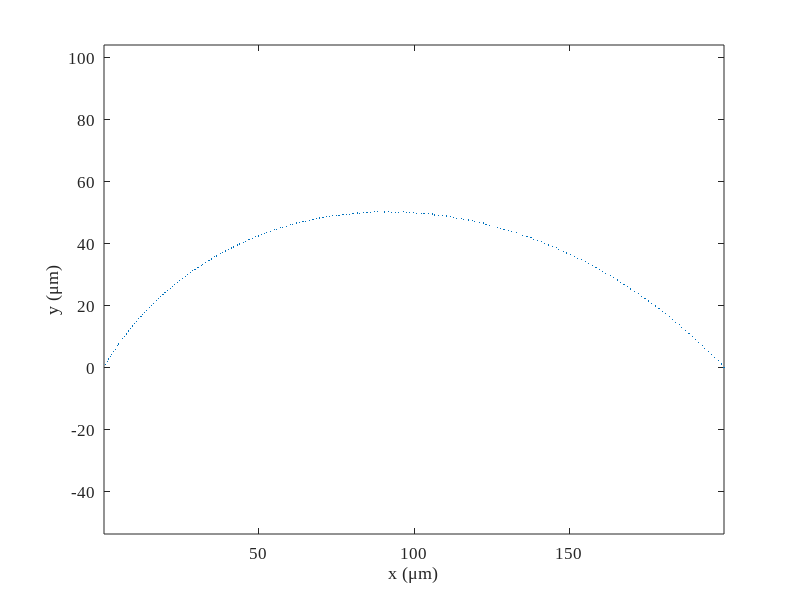

Here is the MATLAB script that generated this plot: (Note: this script raises an error after producing the figure.)
% 给定刀具波纹度拟合曲线和已加工曲面拟合曲线，给定残高，求各个刀位点的切宽
% 方案：先求切宽和残高的定量关系；然后考虑如何移动各个刀位点，微调来获得所要求的残高

%% simulation initialization
isAPP = false;
if isAPP
    toolOri = app.toolOri;
    fitOpts.toolFitType = app.toolFitType;
    paramMethod = app.paramMethod;
    unit = app.unit;
    textFontSize = app.fontSize;
    textFontType = app.fontName;
else
    close all;
    clear; clc;
    addpath(genpath('funcs'));
    
    % global variables
    % global textFontSize textFontType unit fitMethod paramMethod;
    workspaceDir = 'workspace/20221020-tooltip';
    fitOpts.arcFitMethod = 'levenberg-marquardt';
    paramMethod = 'centripetal';
    unit = '\mum';
    textFontSize = 12;
    textFontType = 'Times New Roman';

    debug = 2;
    switch debug
        case 2 % 2D tool profile simulation
            cx0 = 0*1000; % unit: mu m
            cy0 = 0*1000; % unit: mu m
            r0 = 0.1*1000; % unit: mu m
            openAng = pi/3; % unit: rad
            edgePV = 200; % low-frequency error
            k = -edgePV/openAng;
            noise = r0*5e-3; % mid-frequency error
            theta = linspace(0,openAng,200);
            r = r0 + edgePV/2 + k*theta + (noise*rand(1,length(theta)) - 0.5*noise);
            toolOri(1,:) = r.*cos(theta) + cx0;
            toolOri(2,:) = r.*sin(theta) + cy0;
            rmse0 = sqrt(...
                        sum(...
                            ((toolOri(1,:) - cx0).^2 + (toolOri(2,:) - cy0).^2 - r0^2).^2) ...
                    /length(theta));
            clear theta r;
        otherwise
            toolInput = inputdlg({'Tool fitting method','Tool parameterization method', ...
                'Unit','Font type in figure','Font size in figure'}, ...
                'Tool Processing Input', ...
                [1 20; 1 20; 1 20; 1 20; 1 20], ...
                {'Levenberg-Marquardt','centripetal','\mu m','Times New Roman','14'}, ...
                'WindowStyle');
            fitOpts.arcFitMethod = toolInput{1};
            paramMethod = toolInput{2};
            unit = toolInput{3};
            textFontType = toolInput{4};
            textFontSize = str2double(toolInput{5});
            % tool measurement file loading
            [fileName,dirName] = uigetfile({ ...
                '*.mat','MAT-files(*.mat)'; ...
                '*.txt','text-files(*.txt)'; ...
                '*.*','all files(*.*)'...
                }, ...
                'Select one tool tip measurement data', ...
                'Tool\', ...
                'MultiSelect','off');
            pathName = fullfile(dirName,fileName);
            dataOri = load(pathName); % load from file, n*2 matrix
            % data pre-processing
            toolOri = dataOri;
    end
end

%% plot the importing result
% dim = size(toolOri,1);
f1 = figure('Name','original xy scatters of the tool');
plot(toolOri(1,:),toolOri(2,:),'.','MarkerSize',2);
hold on;

% theta1 = atan2(toolOri(2,1),toolOri(1,1));
% theta2 = atan2(toolOri(2,end),toolOri(1,end));
% theta = transpose(linspace(theta1,theta2,100));
% plot(cx0 + r0*cos(theta),cy0 + r0*sin(theta),'blue');
% scatter(cx0,cy0,'blue');
axis equal;
set(gca,'FontSize',textFontSize,'FontName',textFontType);
xlabel(['x (',unit,')']);
ylabel(['y (',unit,')']);
clear theta theta1 theta2;

%% 由(x,y)图获得刃口圆心半径以及波纹度函数
fitOpts.arcFitdisplayType = 'iter-detailed';
[circ2D,toolFit,rmseLsc] = toolFit2D(toolOri, ...
    'arcFitMethod',fitOpts.arcFitMethod,'arcFitdisplayType',fitOpts.arcFitdisplayType);
radius = circ2D.radius;
openAngle = circ2D.openAng;

% plot the fitting results
f2 = figure('Name','Tool Sharpness Fitting Result');
xLim = 1.1*max(toolFit(1,:));
quiver(-xLim,0,2*xLim,0,'AutoScale','off','Color',[0,0,0],'MaxHeadSize',0.1); % X axis
hold on;
text(0.9*xLim,-.05*radius,'x');
quiver(0,0.2*radius,0,-1.3*radius,'AutoScale','off','Color',[0,0,0],'MaxHeadSize',0.1); % Y axis
text(0.05*xLim,-1.05*radius,'y');
plot(toolFit(1,:),toolFit(2,:),'Color',[0,0.45,0.74],'LineWidth',0.75); % tool edge scatters
theta = (-pi/2 - openAngle/2):0.01:(-pi/2 + openAngle/2);
xtmp = radius*cos(theta);
ytmp = radius*sin(theta);
plot(xtmp,ytmp,'Color',[0.85,0.33,0.10],'LineWidth',1,'LineStyle','--'); % tool edge circle
scatter(0,0,'MarkerFaceColor',[0.85,0.33,0.10],'MarkerEdgeColor',[0.85,0.33,0.10]); % tool edge center
quiver(0,0,0,-0.5*radius,'AutoScale','off','Color',[0.93,0.69,0.13], ...
    'LineWidth',2.5,'MaxHeadSize',0.3); % tool edge normal
line([0,xtmp(1)],[0,ytmp(1)],'LineStyle','--','Color',[0.85,0.33,0.10]);
line([0,xtmp(end)],[0,ytmp(end)],'LineStyle','--','Color',[0.85,0.33,0.10]);
% xlim([-1.1*xLim,1.1*xLim]);
axis equal;
% set(gca,'TickLabelInterpreter','tex');
set(gca,'FontSize',textFontSize,'FontName',textFontType);
xlabel(['x(',unit,')']);
ylabel(['y(',unit,')']);
title('Tool fitting result');
legend('','','tool edge','tool fitting arc','tool center', ...
    'tool normal vector','Location','northeast');
clear xtmp ytmp theta; % 删除画图的临时变量

nCPts = size(toolFit,2);
toolFit = [zeros(1,nCPts);toolFit];

%% tool modelling
s1_toolModel

%% 相邻刀位点的残高
% x1 = [0,0,0]; vec1 = [0,1];
% x2 = [r0,r0/30,0]; vec2 = [cosd(90+8),sind(90+8)];
% R = rotz(5,'deg'); % rotation matrix about z axis
% tool1 = toolPt + x1;
% tool2 = toolPt*transpose(R) + x2;
% 
% [res,interPt] = residualHigh(x1(:,1:2),vec1,tool1(:,1:2),x2(:,1:2),vec2,tool2(:,1:2));
% 
% figure('Name','Residual of the adjacent tool');
% plot(tool1(:,1),tool1(:,2),'Color',[0,0.45,0.74]); hold on;
% plot(tool2(:,1),tool2(:,2),'Color',[0.85,0.33,0.10]);
% plot(interPt(1),interPt(2),'*','Color',[0.49,0.18,0.56]);
% plot(x1(1),x1(2),'o','Color',[0,0.45,0.74],'MarkerFaceColor',[0,0.45,0.74]);
% line([x1(1),x1(1)+radius*vec1(1)],[x1(2),x1(2)+radius*vec1(2)],'LineWidth',2,'Color',[0,0.45,0.74]);
% plot(x2(1),x2(2),'o','Color',[0.85,0.33,0.10],'MarkerFaceColor',[0.85,0.33,0.10]);
% line([x2(1),x2(1)+radius*vec2(1)],[x2(2),x2(2)+radius*vec2(2)],'LineWidth',2,'Color',[0.85,0.33,0.10]);
% axis equal

%%
% rmpath(genpath('funcs'));
